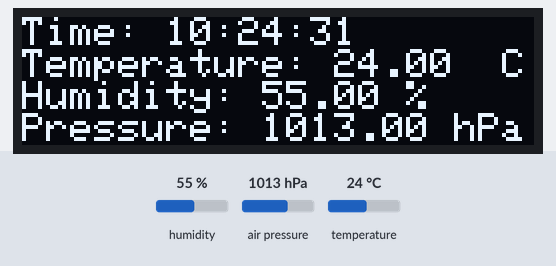
Bench run of a sketch on a simulated ESP8266 (NodeMCU). On the bench: 128×32 one-colour display. The inputs (shaded band) are chosen by the test bench; at power-on: humidity 55 %, air pressure 1013 hPa, temperature 24 °C. WiFi joins after 1.5 s; servers stay silent unless stated; the display library's start-up logo is not drawn; network time is answered at once with the bench clock; uploads are accepted with an empty reply; the local clock reads 2024-03-15 10:24:30 at power-on unless the sketch sets it; what the sketch prints to the serial monitor is not drawn.

Above: at 2.0 s.
At 63.2 s:
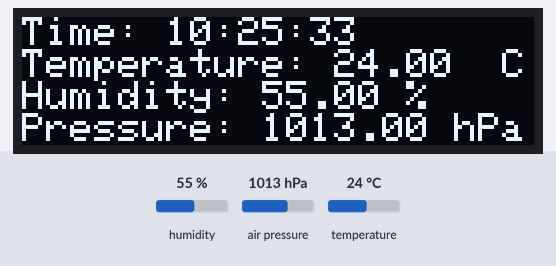
At 124.4 s:
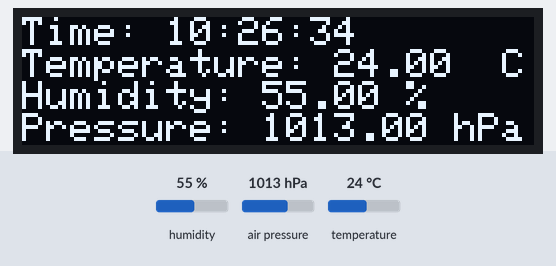

Measured:
- what the display in image 0 shows lasts 61.2 s, from 1.9 s to 63.1 s

The sketch:

ESP8266_BME280_OLED.ino
```cpp
// (licence header left out)
#ifdef ESP32
  #include <WiFi.h>
  #include <HTTPClient.h>
#else
  #include <ESP8266WiFi.h>
  #include <ESP8266HTTPClient.h>
  #include <WiFiClient.h>
#endif

#include <Wire.h>
#include <Adafruit_Sensor.h>
#include <Adafruit_BME280.h>

#include <Adafruit_GFX.h>
#include <Adafruit_SSD1306.h>

#include <NTPClient.h>
#include <WiFiUdp.h>


// Replace with your network credentials
const char* ssid     = "SSID";
const char* password = "XXXXXXXXX";

// REPLACE with your Domain name and URL path or IP address with path
const char* serverName = "http://192.168.1.88/Tamy/post-data.php";

// Keep this API Key value to be compatible with the PHP code provided in the project page.
// If you change the apiKeyValue value, the PHP file /post-data.php also needs to have the same key
String apiKeyValue = "tPmAT5Ab3j7F9";

/*#include <SPI.h>
#define BME_SCK 18
#define BME_MISO 19
#define BME_MOSI 23
#define BME_CS 5*/

Adafruit_BME280 bme;  // I2C
//Adafruit_BME280 bme(BME_CS);  // hardware SPI
//Adafruit_BME280 bme(BME_CS, BME_MOSI, BME_MISO, BME_SCK);  // software SPI


Adafruit_SSD1306 display = Adafruit_SSD1306(128, 32, &Wire);

//NTP
WiFiUDP ntpUDP;
NTPClient timeClient(ntpUDP);


void setup() {
  Serial.begin(115200);

  WiFi.begin(ssid, password);
  Serial.println("Connecting");
  while(WiFi.status() != WL_CONNECTED) {
    delay(500);
    Serial.print(".");
  }
  Serial.println("");
  Serial.print("Connected to WiFi network with IP Address: ");
  Serial.println(WiFi.localIP());

  display.begin(SSD1306_SWITCHCAPVCC, 0x3C);  // initialize with the I2C addr 0x3C (for the 128x64)
   // init done
  display.display();
  delay(100);
  display.clearDisplay();
  display.display();
  display.setTextSize(1.2);
  display.setTextColor(WHITE);


  // (you can also pass in a Wire library object like &Wire2)
  bool status = bme.begin(0x77); // try with 0x76
  if (!status) {
    Serial.println("Could not find a valid BME280 sensor, check wiring or change I2C address!");
    while (1);
  }

  timeClient.begin();
  timeClient.setTimeOffset(12600);

}

void loop() {
  //Check WiFi connection status
  if(WiFi.status()== WL_CONNECTED){
    WiFiClient client;
    HTTPClient http;

    // Your Domain name with URL path or IP address with path
    http.begin(client, serverName);

    // Specify content-type header
    http.addHeader("Content-Type", "application/x-www-form-urlencoded");

    // Prepare your HTTP POST request data
    String httpRequestData = "api_key=" + apiKeyValue + "&value1=" + String(bme.readTemperature()) + "&value2=" + String(bme.readHumidity()) + "&value3=" + String(bme.readPressure()/100.0F) + "";
    Serial.print("httpRequestData: ");
    Serial.println(httpRequestData);

    // Send HTTP POST request
    int httpResponseCode = http.POST(httpRequestData);

    if (httpResponseCode>0) {
      Serial.print("HTTP Response code: ");
      Serial.println(httpResponseCode);
    }
    else {
      Serial.print("Error code: ");
      Serial.println(httpResponseCode);
    }
    // Free resources
    http.end();
  }
  else {
    Serial.println("WiFi Disconnected");
  }

  // Update time
  timeClient.update();

  // OLED Display
  display_info ();


  //Send an HTTP POST request every 30 seconds
  delay(60000);
}


void display_info () {
  display.setCursor(0,0);
  display.clearDisplay();

  display.print("Time: "); display.println(timeClient.getFormattedTime()); //display.print();
  display.print("Temperature: "); display.print(bme.readTemperature()); display.println("  C");
  display.print("Humidity: "); display.print(bme.readHumidity()); display.println(" %");
  display.print("Pressure: "); display.print(bme.readPressure() / 100.0F); display.println(" hPa");

  display.display();
  delay(1000);


}
```
